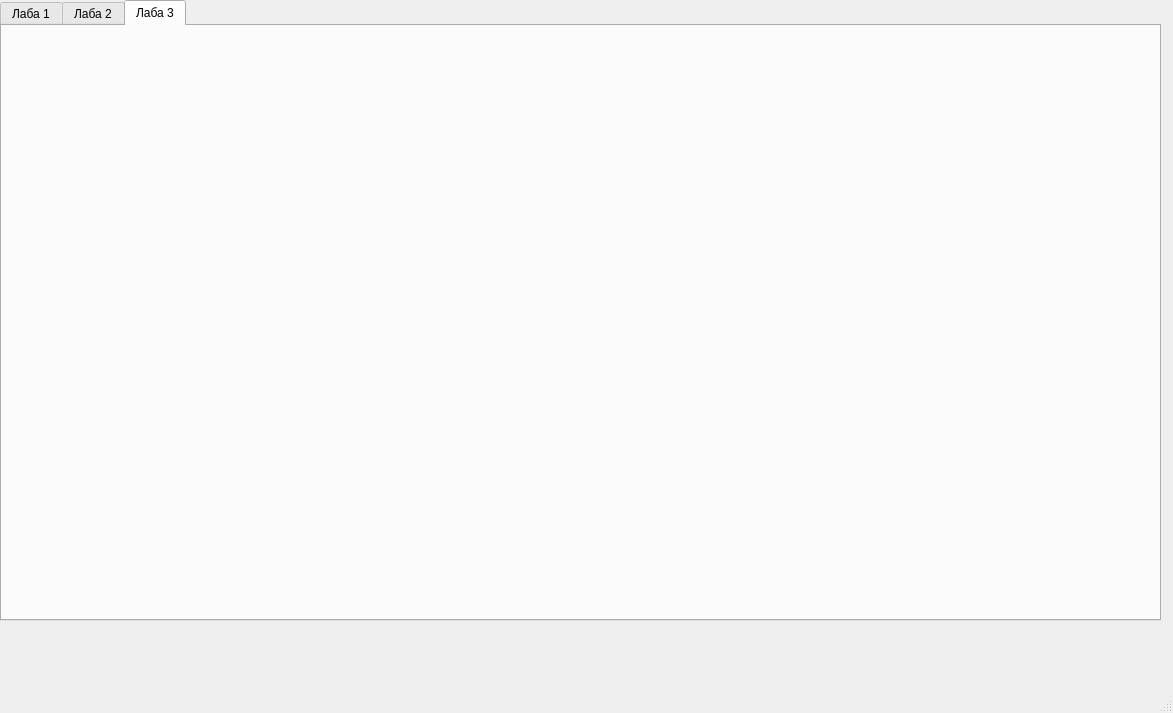
<?xml version="1.0" encoding="UTF-8"?>
<ui version="4.0">
 <class>MainWindow</class>
 <widget class="QMainWindow" name="MainWindow">
  <property name="geometry">
   <rect>
    <x>0</x>
    <y>0</y>
    <width>1173</width>
    <height>713</height>
   </rect>
  </property>
  <property name="windowTitle">
   <string>MainWindow</string>
  </property>
  <widget class="QWidget" name="centralwidget">
   <widget class="QTabWidget" name="tabWidget">
    <property name="geometry">
     <rect>
      <x>0</x>
      <y>0</y>
      <width>1161</width>
      <height>621</height>
     </rect>
    </property>
    <property name="currentIndex">
     <number>2</number>
    </property>
    <widget class="QWidget" name="tab">
     <attribute name="title">
      <string>Лаба 1</string>
     </attribute>
    </widget>
    <widget class="QWidget" name="tab_2">
     <attribute name="title">
      <string>Лаба 2</string>
     </attribute>
    </widget>
    <widget class="QWidget" name="tab_3">
     <attribute name="title">
      <string>Лаба 3</string>
     </attribute>
    </widget>
   </widget>
  </widget>
  <widget class="QMenuBar" name="menubar">
   <property name="geometry">
    <rect>
     <x>0</x>
     <y>0</y>
     <width>1173</width>
     <height>25</height>
    </rect>
   </property>
  </widget>
  <widget class="QStatusBar" name="statusbar"/>
 </widget>
 <resources/>
 <connections/>
</ui>
